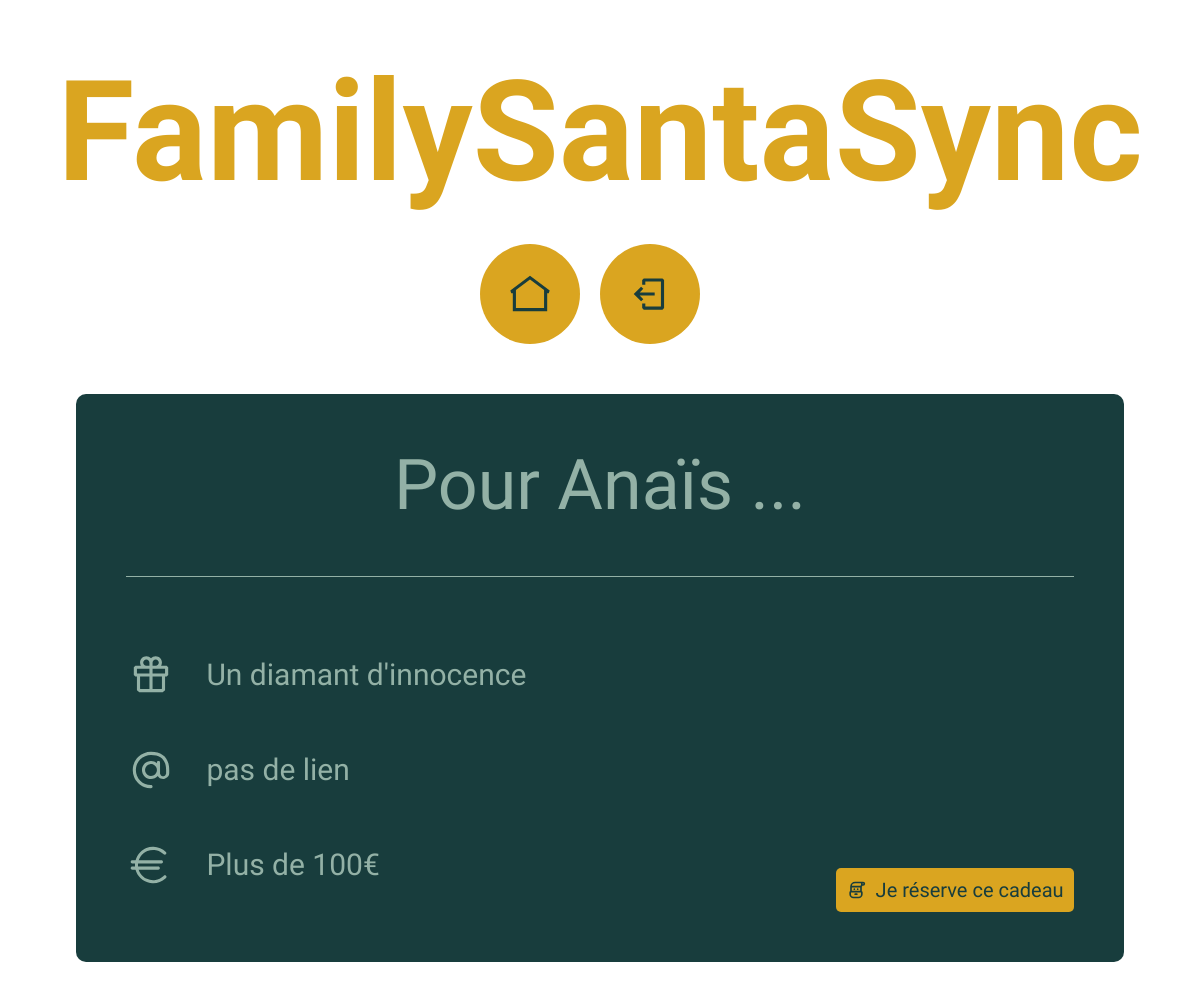
/presentdetail/32 (signed in), run on the app's committed database.
### authentication/models.py (models this page shows)
class Member(models.Model):
    id = models.AutoField(primary_key=True)
    name = models.CharField(max_length=100)
    family = models.ForeignKey(Family, on_delete=models.CASCADE)
    def __str__(self):
        return self.name

### presents/models.py (models this page shows, shortened)
class Gift(models.Model):
    PRICES = (
        ('PRICE1', 'Moins de 40 €'),
        ('PRICE2', 'Entre 40 et 100 €'),
        ('PRICE3', 'Plus de 100€')
    )
    id = models.AutoField(primary_key=True)
    member = models.ForeignKey(Member, on_delete=models.CASCADE)
    family = models.ForeignKey(Family, on_delete=models.CASCADE)
    name = models.CharField(max_length=100)
    link = models.URLField(null=True, blank=True)
    price = models.CharField(choices=PRICES, max_length=20)
    def get_price_display(self):
        return dict(self.PRICES)[self.price]

### presents/views.py (the view)
# urls.py: path('presentdetail/<int:present_id>', presents.views.present_detail, name='present-detail'),
def present_detail(request, present_id):
    my_present = Gift.objects.get(id=present_id)
    present = get_object_or_404(Gift, id=present_id)
    if request.method == 'POST':
        change_present_form = forms.ModifyGiftForm(request.POST, instance=present)
        if change_present_form.is_valid():
            change_present_form.save()
            return redirect("present-detail", present_id)
        else:
            message = "Erreur dans le formulaire. Veuillez vérifier les données saisies."
    else:
        change_present_form = forms.ModifyGiftForm(instance=present)
        message = ""
    try:
        gift = Purchase.objects.get(gift=present_id)
        is_booked = True
    except Purchase.DoesNotExist:
        is_booked = False
    is_mine = str(my_present.member) == request.session['member']
    return render(request, 'present_detail.html', {'present': my_present, 'change_present_form': change_present_form, 'member_id': request.session['member_id'], 'is_mine': is_mine, 'message': message, 'is_booked': is_booked, 'member': my_present.member})

### presents/templates/present_detail.html (shortened to what this page needs)
{% extends 'base.html' %}
{% block content %}
    <div class="single_present">
        {% if is_mine == True %}
            <p class="single_present_title">Pour moi ...</p>
        {% else %}
            <p class="single_present_title">Pour {{member}} ...</p>
        {% endif %}
        <div class="gift_presentation">
            <img src="../../authentication/static/gift-light.svg"/>
            <p>{{present.name}}</p>
        </div>
        <div class="gift_presentation">
            <img src="../../authentication/static/at.svg"/>
            {% if present.link == None %}
                <p>pas de lien</p>
            {% else %}
                <a href="{{present.link}}" target="_blank">{{present.link}}</a>
            {% endif %}
        </div>
        <div class="gift_presentation">
            <img src="../../authentication/static/euro.svg"/>
            <p>{{present.get_price_display}}</p>
        </div>
        {% if is_mine == False %}
            {% if is_booked != True %}
            <div class="book">
                <img src="../../authentication/static/santa.svg"/>
                <a href="{% url 'purchase-present' present.id member_id %}"><p>Je réserve ce cadeau</p></a>
            </div>
            {% else %}
            <div class="booked">
                <p>Réservé</p>
            </div>
            {% endif %}
        {% endif %}
    </div>
{% endblock content %}

### authentication/static/styles.css (style rules this page uses)
body { background-image: url('./christmas_tree.jpg'); background-attachment: fixed; background-size: cover; background-repeat: no-repeat; position: relative; }
p { font-family: 'Abel', sans-serif; color: #040D12; font-size: 30px; }
body { padding-bottom: 80px; position:relative; }
.single_present { width: 80%; margin: 50px auto; padding: 50px; background-color: #183D3D; border-radius: 10px; position: relative; }
.single_present_title { color: #93B1A6; font-family: 'Clicker Script', cursive; font-size: 70px; text-align: center; padding: 0 0 50px 0; border-bottom: solid 1px #93B1A6; margin-top: 0; margin-bottom: 50px; }
.gift_presentation { display: flex; flex-direction: row; justify-content: left; align-items: center; gap: 30px; }
.gift_presentation img { width: 50px; height: 50px }
.gift_presentation p, .gift_presentation a { font-family: 'Abel', sans-serif; color: #93B1A6; font-size: 30px; text-decoration: none; }
.book { display: flex; flex-direction: row; gap: 10px; align-items: center; background-color: #daa520; border-radius: 5px; padding: 10px; width: fit-content; position: absolute; bottom: 50px; right: 50px; }
.book img { width: 20px; height: 20px; }
.book p { font-family: 'Abel', sans-serif; color: #183D3D; font-size: 20px; margin: 0; }
.book a { text-decoration: none; }

### data on the page
Member: name "Anaïs"
Gift: name "Un diamant d'innocence", price "Plus de 100€"
